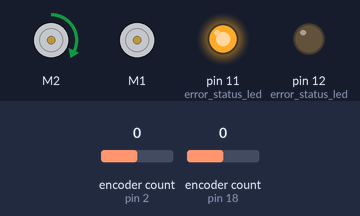
A sketch run on a simulated Arduino Mega 2560, built with avr-gcc and run on an emulated ATmega2560. Shown: 2 × DC motor (green arrow = forward, orange = backward, longer = faster), output pins drawn as LEDs (lit = HIGH). The inputs (shaded band) are chosen by the test bench; at power-on: encoder count (sensors on pin 18, pin 2) 0. The ROS host is connected and sends only what is stated.

Above: at 3.8 s.
3.9 s: encoder count (sensor on pin 18) set to 1
At 4.1 s:
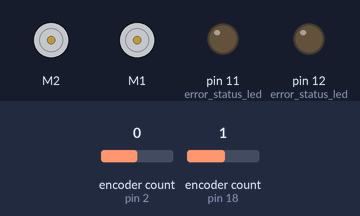
At 10.7 s:
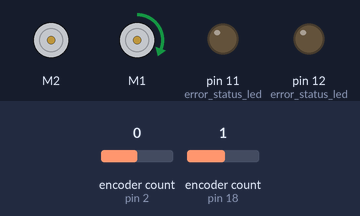
12.9 s: encoder count (sensor on pin 2) set to 1
At 19.1 s:
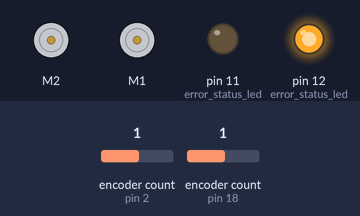
Timing chart, 0 to 20.6 s (numbered marks = the images above; inputs shaded):
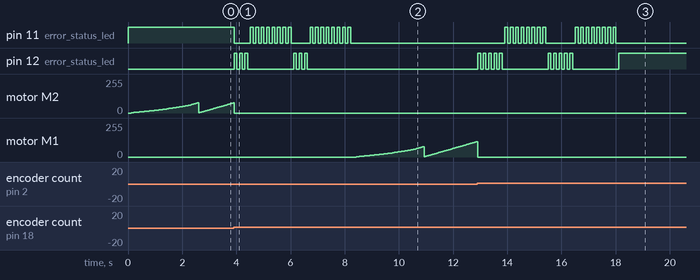

Measured:
- after the input at 3.9 s, motor M1: stopped → forward 2/255 after 4.5 s, → forward 4/255 0.10 s later, → forward 6/255 0.10 s later, → forward 8/255 0.10 s later, … (97 changes in this stretch)

The sketch:

main.ino
```cpp
#include <Robot5.h>
#include <ros.h>
#include <geometry_msgs/Twist.h>
#include <geometry_msgs/TwistStamped.h>

geometry_msgs::Twist cmd_vel_msg;
geometry_msgs::TwistStamped act_vel_msg;

Sabertooth ST(128,Serial2);
Encoder rwEnc(18,19);
Encoder lwEnc(2,3);

Wheel rwheel(2, 175, &ST, &rwEnc);
Wheel lwheel(1, 175, &ST, &lwEnc);
Robot Bones(419, &lwheel, &rwheel);

bool commandTimeout = false;

void twist_cb(const geometry_msgs::Twist &msg);
void error_blink(int d1, int d2); // triggers LED error indicators
void test();

ros::NodeHandle nh;
uint32_t lastfeedback;
uint32_t lastCommandReceived;

ros::Publisher act_vel_pub("act_vel",&act_vel_msg);
ros::Subscriber<geometry_msgs::Twist> cmd_vel_sub("cmd_vel",twist_cb);

bool OK2run()
{
	return (!commandTimeout);
}

void setup()
{
	pinMode(11,OUTPUT);	// error status led
	pinMode(12,OUTPUT);	// error status led

	digitalWrite(11,HIGH);
	digitalWrite(12, LOW);

	nh.initNode();
	nh.advertise(act_vel_pub);
	nh.subscribe(cmd_vel_sub);

	Serial2.begin(9600); //Serial2 communication to Sabertooth
	rwheel.stop();
	lwheel.stop();

  	//initialize parameters
	rwheel.findDeadBand();
	int d1 = rwheel._deadband/10;
	int d2 = rwheel._deadband % 10;
	error_blink(d1,d2);

	lwheel.findDeadBand();
	d1 = lwheel._deadband/10;
	d2 = lwheel._deadband % 10;
	error_blink(d1,d2);

	Bones.stop();

	lastfeedback = millis();
	lastCommandReceived = millis();

	rwheel.resetEnc(0);
	lwheel.resetEnc(0);

	nh.spinOnce();
}

void loop()
{
	nh.spinOnce();

	if(millis() - lastfeedback > 200)
	{
		lastfeedback = millis();
		Bones.getOdometer();
		act_vel_msg.header.stamp = nh.now();
		act_vel_msg.twist.linear.x = Bones._speed/1000;
		act_vel_msg.twist.angular.z = Bones._angularSpeed;
		act_vel_pub.publish(&act_vel_msg);
		nh.spinOnce();
		//take advantage that we just checked millis() to check interval since last command
		if(lastfeedback - lastCommandReceived > 25000) commandTimeout = true;
	}

	if(OK2run())
	{
		digitalWrite(11,LOW);
		digitalWrite(12,HIGH);
		Bones.twist();
	}
	else
	{	// if not OK2run
		Bones.stop();
		digitalWrite(11,HIGH);
		digitalWrite(12,LOW);
		error_blink(1,1);
	}
}


void error_blink(int d1, int d2)
{
	for (int i = 0; i < 2; i++)
	{
		digitalWrite(11, LOW);
		for(int j = 0; j < d1; j++)
		{
			digitalWrite(12,HIGH);
			delay(100);
			digitalWrite(12,LOW);
			delay(100);
		}
		digitalWrite(12, LOW);
		for(int j = 0; j < d2; j++)
		{
			digitalWrite(11,HIGH);
			delay(100);
			digitalWrite(11,LOW);
			delay(100);
		}
	}
}

void twist_cb(const geometry_msgs::Twist & msg)
{
	Bones._speedTarget = msg.linear.x * 1000;
	Bones._angularSpeedTarget = msg.angular.z;
	lastCommandReceived = millis();
	commandTimeout = false;
}
```
